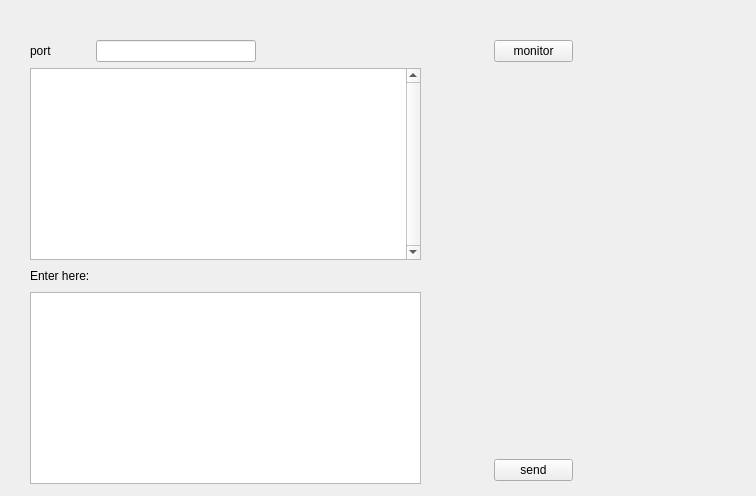
<?xml version="1.0" encoding="UTF-8"?>
<ui version="4.0">
 <class>chat_server</class>
 <widget class="QWidget" name="chat_server">
  <property name="geometry">
   <rect>
    <x>0</x>
    <y>0</y>
    <width>756</width>
    <height>496</height>
   </rect>
  </property>
  <property name="windowTitle">
   <string>Form</string>
  </property>
  <widget class="QWidget" name="layoutWidget">
   <property name="geometry">
    <rect>
     <x>30</x>
     <y>40</y>
     <width>391</width>
     <height>444</height>
    </rect>
   </property>
   <layout class="QGridLayout" name="gridLayout">
    <item row="2" column="1">
     <spacer name="verticalSpacer_2">
      <property name="orientation">
       <enum>Qt::Vertical</enum>
      </property>
      <property name="sizeHint" stdset="0">
       <size>
        <width>20</width>
        <height>18</height>
       </size>
      </property>
     </spacer>
    </item>
    <item row="3" column="0" colspan="3">
     <widget class="QTextEdit" name="textEdit"/>
    </item>
    <item row="1" column="0" colspan="3">
     <widget class="QTextBrowser" name="textBrowser">
      <property name="verticalScrollBarPolicy">
       <enum>Qt::ScrollBarAlwaysOn</enum>
      </property>
     </widget>
    </item>
    <item row="0" column="1">
     <widget class="QLineEdit" name="lineEdit_Port"/>
    </item>
    <item row="0" column="0">
     <widget class="QLabel" name="label_3">
      <property name="text">
       <string>port</string>
      </property>
     </widget>
    </item>
    <item row="2" column="2">
     <spacer name="horizontalSpacer_2">
      <property name="orientation">
       <enum>Qt::Horizontal</enum>
      </property>
      <property name="sizeHint" stdset="0">
       <size>
        <width>128</width>
        <height>20</height>
       </size>
      </property>
     </spacer>
    </item>
    <item row="2" column="0">
     <widget class="QLabel" name="label_2">
      <property name="text">
       <string>Enter here:</string>
      </property>
     </widget>
    </item>
   </layout>
  </widget>
  <widget class="QWidget" name="layoutWidget_2">
   <property name="geometry">
    <rect>
     <x>440</x>
     <y>40</y>
     <width>133</width>
     <height>441</height>
    </rect>
   </property>
   <layout class="QFormLayout" name="formLayout">
    <item row="0" column="0">
     <spacer name="horizontalSpacer">
      <property name="orientation">
       <enum>Qt::Horizontal</enum>
      </property>
      <property name="sizeHint" stdset="0">
       <size>
        <width>48</width>
        <height>20</height>
       </size>
      </property>
     </spacer>
    </item>
    <item row="0" column="1">
     <layout class="QVBoxLayout" name="verticalLayout">
      <item>
       <widget class="QPushButton" name="pushButton_Listen">
        <property name="text">
         <string>monitor</string>
        </property>
       </widget>
      </item>
      <item>
       <spacer name="verticalSpacer">
        <property name="orientation">
         <enum>Qt::Vertical</enum>
        </property>
        <property name="sizeHint" stdset="0">
         <size>
          <width>20</width>
          <height>368</height>
         </size>
        </property>
       </spacer>
      </item>
      <item>
       <widget class="QPushButton" name="pushButton_Send">
        <property name="text">
         <string>send</string>
        </property>
        <property name="shortcut">
         <string>Ctrl+Return</string>
        </property>
       </widget>
      </item>
     </layout>
    </item>
   </layout>
  </widget>
 </widget>
 <resources/>
 <connections/>
</ui>
